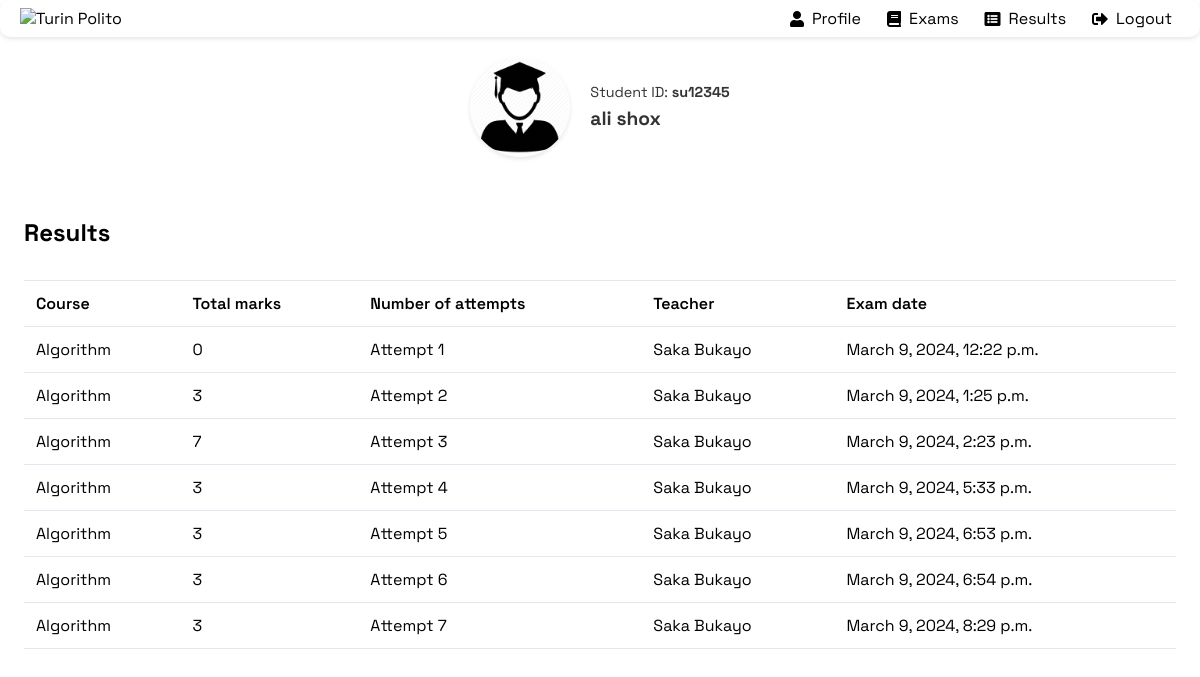
/students/check-marks/23 (signed in), run on an earlier commit of the app's database.
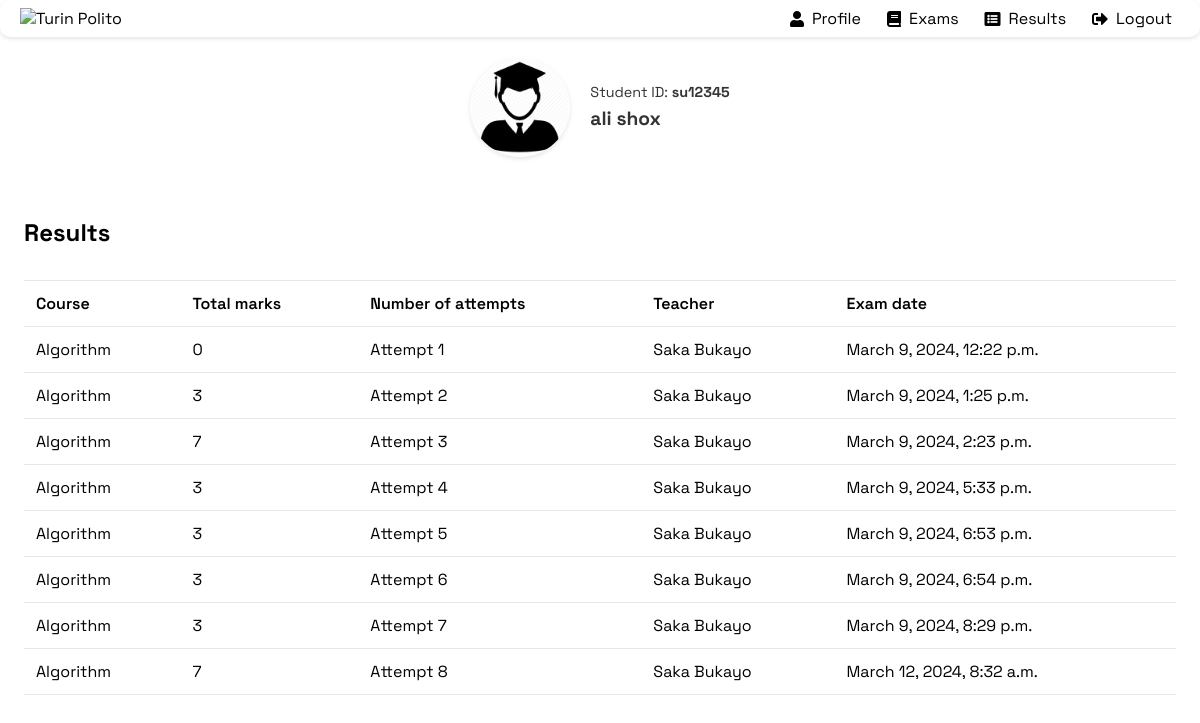
And on a later commit of the database.
### exams/models.py (models this page shows)
class Result(models.Model):
    student = models.ForeignKey(Student, on_delete=models.CASCADE)
    exam = models.ForeignKey(Course, on_delete=models.CASCADE)
    marks = models.PositiveIntegerField()
    date = models.DateTimeField(auto_now=True)

class Course(models.Model):
    course_name = models.CharField(max_length=80)
    question_number = models.PositiveIntegerField()
    credit = models.PositiveIntegerField()
    total_marks = models.PositiveIntegerField()
    creator = models.ForeignKey('teachers.Teacher', related_name='created_courses', on_delete=models.SET_NULL, null=True, blank=True)
    def __str__(self):
        return self.course_name

### students/views.py (the view)
# urls.py: path('check-marks/<int:pk>', views.check_marks_view,name='check-marks'),
@login_required(login_url='studentlogin')
@user_passes_test(is_student)
def check_marks_view(request,pk):
    course = QMODEL.Course.objects.select_related("creator").get(id=pk)
    student = models.Student.objects.get(user_id=request.user.id)
    results = QMODEL.Result.objects.all().filter(exam=course).filter(student=student)
    teacher_name = course.creator.get_name
    return render(request, 'students/check_marks.html', {'results':results, 'teacher_name':teacher_name})

### students/views.py (called while the page is built)
def is_student(user):
    return user.groups.filter(name='STUDENT').exists()

### teachers/models.py (called while the page is built)
    @property
    def get_name(self):
        return self.user.first_name + ' ' + self.user.last_name

### templates/students/check_marks.html (shortened to what this page needs)
{% extends 'students/studentbase.html' %}
{% load widget_tweaks %}
{% load static %}
{% block content %}
<link rel="stylesheet" type="text/css" href="{% static 'css/student_exam.css' %}">
<link
  rel="stylesheet"
  type="text/css"
  href="{% static 'css/admin_view_student.css' %}"
/>
<div class="content-wrapper">
  <div class="content-header">
    <h1 class="title">Results</h1>
  </div>
  <div class="table-container">
    {% if results %}
    <table>
      <thead>
        <tr>
          <th>Course</th>
          <th>Total marks</th>
          <th>Number of attempts</th>
          <th>Teacher</th>
          <th>Exam date</th>
        </tr>
      </thead>
      <tbody>
        {% for t in results %}
        <tr>
          <td>{{t.exam}}</td>
          <td>{{t.marks}}</td>
          <td>Attempt {{ forloop.counter }}</td>
          <td>{{teacher_name}}</td>
          <td>{{t.date}}</td>
        </tr>
        {% endfor %}
      </tbody>
    </table>
    {% else %}
    <p class="text-align:center">First you need to solve the test</p>
    {% endif %}
  </div>
</div>
{% endblock %}

What changed in the data, as far as the page shows it:
added Result: exam "Algorithm", marks "7", teacher_name "Saka Bukayo", date "March 12, 2024, 8:32 a.m."
